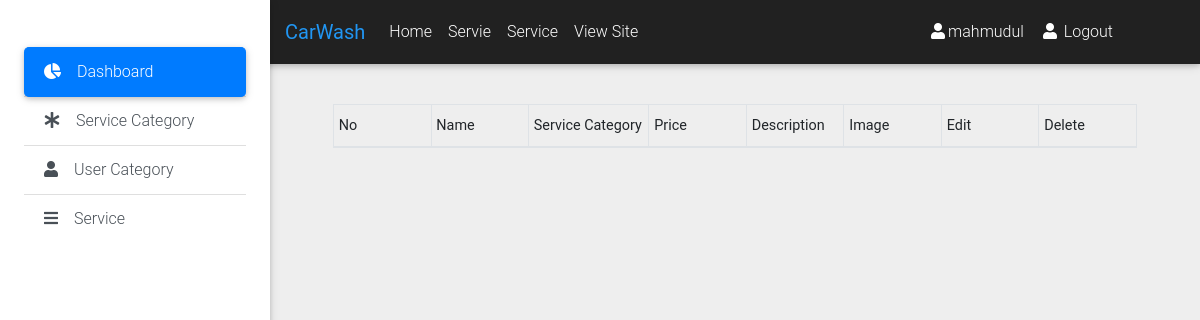
The page /admin/service.php (signed in) on the database as committed earlier.
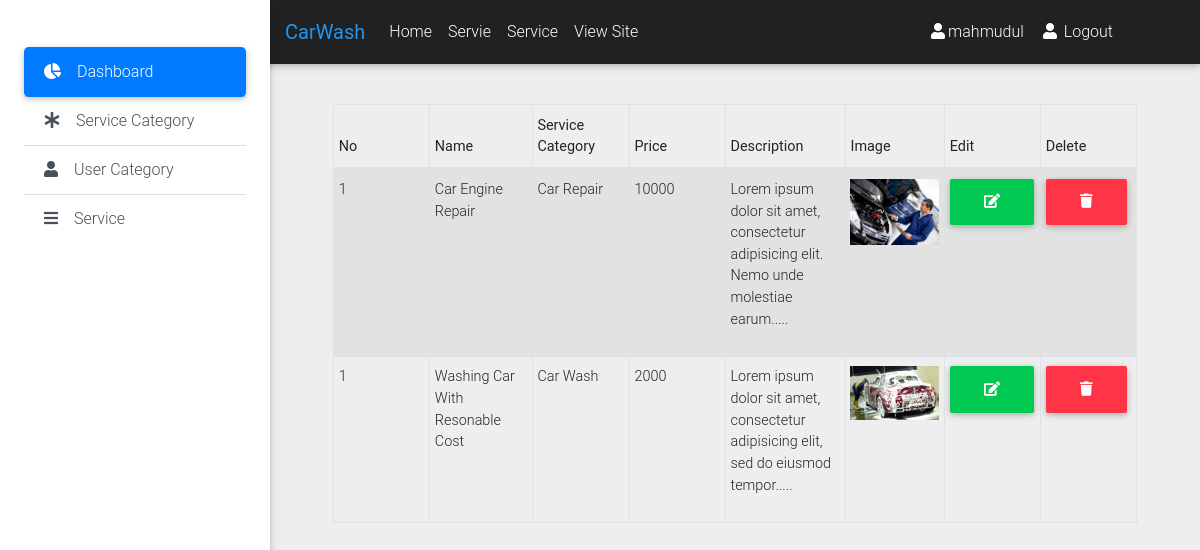
The same page on the database as committed later.
### tables this page shows
CREATE TABLE `services` (
  `id` int(11) NOT NULL,
  `name` varchar(150) NOT NULL,
  `location` varchar(150) NOT NULL,
  `phone` varchar(15) NOT NULL,
  `category_id` int(10) UNSIGNED NOT NULL,
  `user_id` int(10) UNSIGNED NOT NULL,
  `description` text NOT NULL,
  `price` varchar(20) NOT NULL,
  `image` varchar(255) NOT NULL,
  `date` timestamp NOT NULL DEFAULT CURRENT_TIMESTAMP
);

CREATE TABLE `categories` (
  `id` int(11) UNSIGNED NOT NULL,
  `name` varchar(140) NOT NULL
);

### lib/Session.php (called while the page is built, shortened)
<?php
    class Session{
    public static function get($key){
    if (isset($_SESSION[$key])) {
            return $_SESSION[$key];
        } else {
            return false;
        }
    }
    }
    ?>

### classes/Service.php (called while the page is built, shortened)
<?php
	$filepath=realpath(dirname(__FILE__));
	include_once ($filepath.'/../lib/Database.php');
	include_once ($filepath.'/../helpers/Format.php') ;
	include_once 'Category.php';
?>
<?php
	class Service
	{
		private $db;
		function __construct(){
			$this->db=new Database();
		}
		public function getAllService(){
			$query="SELECT services.*,
					categories.name as cat_name,
					categories.id as cat_id
					FROM services
					INNER JOIN categories
					on services.category_id = categories.id
					order by services.id desc";
	   		$result=$this->db->select($query);
	   		return $result;
		}
	}
?>

### lib/Database.php (called while the page is built, shortened)
<?php
    $filepath=realpath(dirname(__FILE__));
    Class Database{
     public $host   = DB_HOST;
     public $user   = DB_USER;
     public $pass   = DB_PASS;
     public $dbname = DB_NAME;
     public $link;
    private function connectDB(){
     $this->link = new mysqli($this->host, $this->user, $this->pass,
      $this->dbname);
     }
    public function select($query){
      $result = $this->link->query($query) or
       die($this->link->error.__LINE__);
      if($result->num_rows > 0){
        return $result;
      } else {
        return false;
      }
     }
    }

### classes/Category.php (called while the page is built, shortened)
<?php
	$filepath=realpath(dirname(__FILE__));
	include_once ($filepath.'/../lib/Database.php');
	include_once ($filepath.'/../helpers/Format.php') ;
?>

### helpers/Format.php (called while the page is built, shortened)
<?php
class Format
{
    public function textShorten($text, $limit = 400){
        $text = $text. " ";
        $text = substr($text, 0, $limit);
        $text = substr($text, 0, strrpos($text, ' '));
        $text = $text.".....";
        return $text;
    }
}
?>

### admin/service.php (the view, shortened to what this page needs)
	<?php include 'inc/header.php'; ?>
	<?php include 'inc/top_nav.php'; ?>
	<?php include 'inc/side_nav.php'; ?>
<main class="pt-5 mx-lg-5">
	<div class="container">
		<div class="row">
			<div class="col-md-12 pt-5 mb-3">
				<table  id="dtBasicExample" class="table table-striped table-bordered table-sm mt-2" cellspacing="0" width="100%">
					<thead>
						<tr>
	                        <th class="th-sm">No</th>
	                        <th class="th-sm">Name</th>
	                        <th class="th-sm">Service Category</th>
	                        <th class="th-sm">Price</th>
	                        <th class="th-sm">Description</th>
	                        <th class="th-sm">Image</th>
	                        <th class="th-sm">Edit</th>
	                        <th class="th-sm">Delete</th>
	                    </tr>
					</thead>
					<tbody>
						<tr>
						<?php
							$i = 0;
							$result=$service->getAllService();
					        if($result){
					        	$i++;
					        	while($value=$result->fetch_assoc()) {
					    ?>
					    	<td><?php echo($i) ?></td>
					    	<td><?php echo($value['name']); ?></td>
					    	<td><?php echo($value['cat_name']); ?></td>
					    	<td><?php echo($value['price']); ?></td>
					    	<td><?php echo htmlspecialchars_decode($fm->textShorten($value['description'],100)); ?></td>
					    	<td>
					    		<img
					    		src="upload/<?php echo($value['image']); ?>"
					    		alt="<?php echo($value['name']); ?>"
					    		class="img-fluid" style="width: 150px;">
					    	</td>
					    	<td>
					    		<a href="edit_service.php?id=<?php echo $value['id'] ;?>" class="btn btn-success">
					    			<i class="fas fa-edit"></i>
					    		</a>
					    	</td>
					    	<td>
					    		<a onclick="return confirm('Are You Sure');" href="delete_service.php?id=<?php echo $value['id'] ;?>" class="btn btn-danger">
					    			<i class="fas fa-trash"></i>
					    		</a>
					    	</td>
						</tr>
						<?php } } ?>
					</tbody>
				</table>
			</div>
		</div>
	</div>
</main>
	<?php include 'inc/footer.php'; ?>

### admin/inc/header.php (shortened to what this page needs)
<?php
    include '../lib/Session.php' ;
    include '../helpers/Format.php';
    $fm   = new Format();
    $service   = new Service();
?>
<!DOCTYPE html>
<html lang="en">
<head>
    <link rel="stylesheet" href="css/font.css">
    <link href="css/bootstrap.min.css" rel="stylesheet">
    <link href="css/mdb.min.css" rel="stylesheet">
    <link href="css/datatables.min.css" rel="stylesheet">
    <link href="css/summernote.css" rel="stylesheet">
    <link href="css/style.min.css" rel="stylesheet">
    <link href="css/style.css" rel="stylesheet">
</head>
<body class="grey lighten-3">

### admin/inc/top_nav.php (shortened to what this page needs)
<nav class="navbar fixed-top navbar-expand-lg bg-dark navbar-dark white scrolling-navbar">
  <div class="container-fluid">
    <a class="navbar-brand waves-effect" href="<?php echo URLROOT ?>/admin">
      <strong class="blue-text"><?php echo APPNAME ; ?></strong>
    </a>
    <div class="collapse navbar-collapse" id="navbarSupportedContent">
    <ul class="navbar-nav mr-auto">
        <li class="nav-item">
         <a class="nav-link waves-effect" href="">Home
         </a>
        </li>
        <li class="nav-item">
          <a class="nav-link waves-effect" href="">
            Servie
          </a>
        </li>
        <li class="nav-item">
          <a class="nav-link waves-effect" href="">
            Service
          </a>
        </li>
         <li class="nav-item">
          <a class="nav-link waves-effect" target="_blank" href="/">View Site
          </a>
        </li>
    </ul>
    <ul class="navbar-nav nav-flex-icons mr-5">
        <li class="nav-item">
            <a href="" class="nav-link waves-effect"><i class="fas fa-user"></i><?php echo Session::get('adminName'); ?></a>
        </li>
        <li class="nav-item">
          <a href="<?php echo(URLROOT);?>/admin/logout.php?action=logout" class="nav-link waves-effect" >
            <i class="fas fa-user"></i> Logout
          </a>
        </li>
    </ul>
    </div>
  </div>
</nav>

### admin/inc/side_nav.php (shortened to what this page needs)
<div class="sidebar-fixed position-fixed overflow-auto">
    <div class="list-group list-group-flush">
        <a href="<?php echo URLROOT ?>/admin" class="list-group-item active waves-effect">
            <i class="fas fa-chart-pie mr-3"></i>Dashboard
        </a>
        <a href="category.php" class="list-group-item list-group-item-action waves-effect">
            <i class="fas fa-asterisk mr-3"></i>Service Category
        </a>
        <a href="user_category.php" class="list-group-item list-group-item-action waves-effect">
            <i class="fas fa-user mr-3"></i>User Category
        </a>
        <a href="service.php" class="list-group-item list-group-item-action waves-effect">
        	<i class="fas fa-bars mr-3"></i>Service
        </a>
    </div>
</div>

### admin/inc/footer.php (shortened to what this page needs)
  </body>
</html>

Rows that differ between the two databases and show on the page:
added services: i "1", name "Car Engine Repair", category.name "Car Repair", price "10000", description "Lorem ipsum dolor sit amet, consectetur adipisicing elit. Nemo unde molestiae earum.....", image (picture)
added services: i "1", name "Washing Car With Resonable Cost", category.name "Car Wash", price "2000", description "Lorem ipsum dolor sit amet, consectetur adipisicing elit, sed do eiusmod tempor.....", image (picture)
